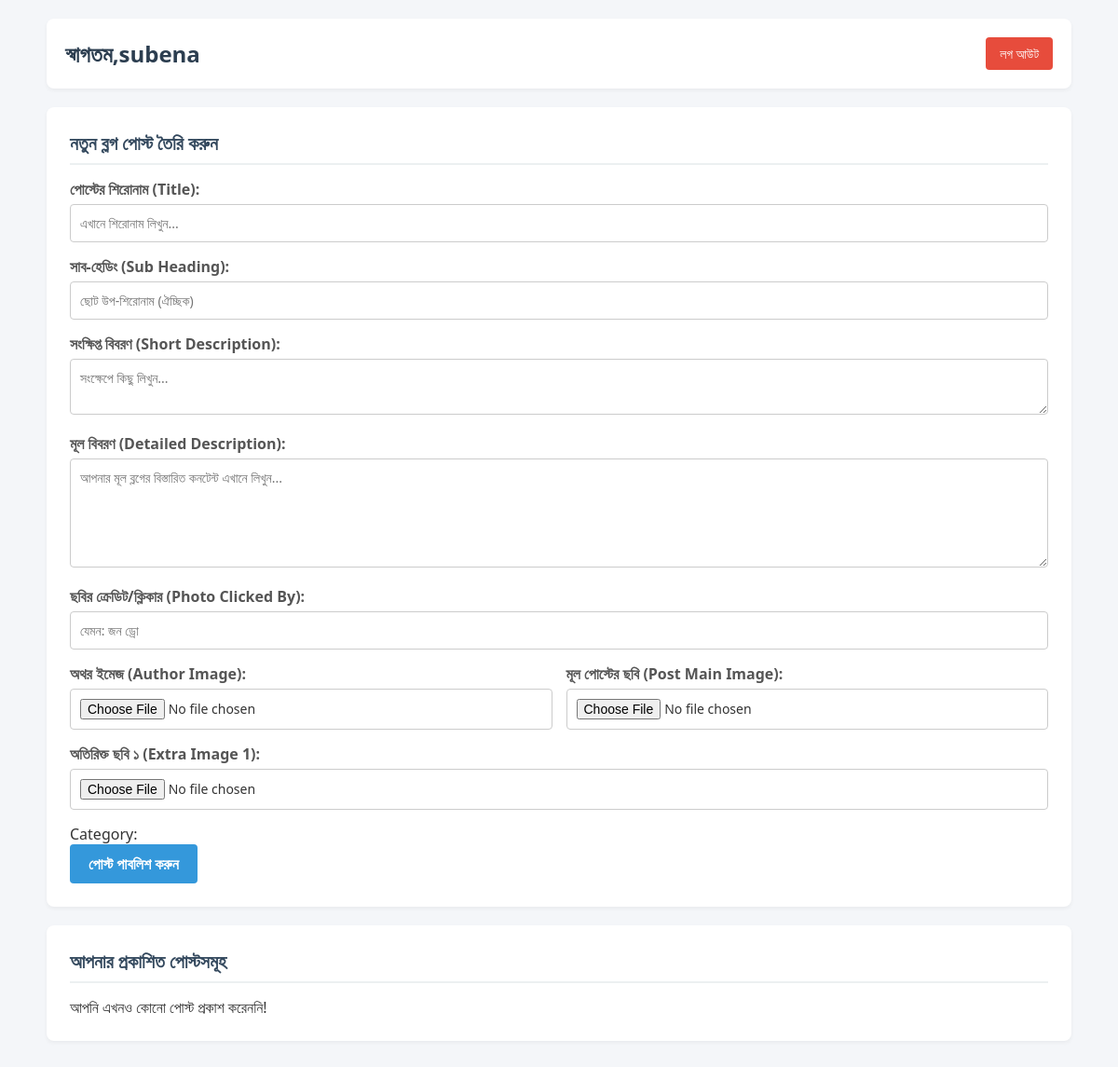
Before: /dashboard/ (signed in) with the older database file.
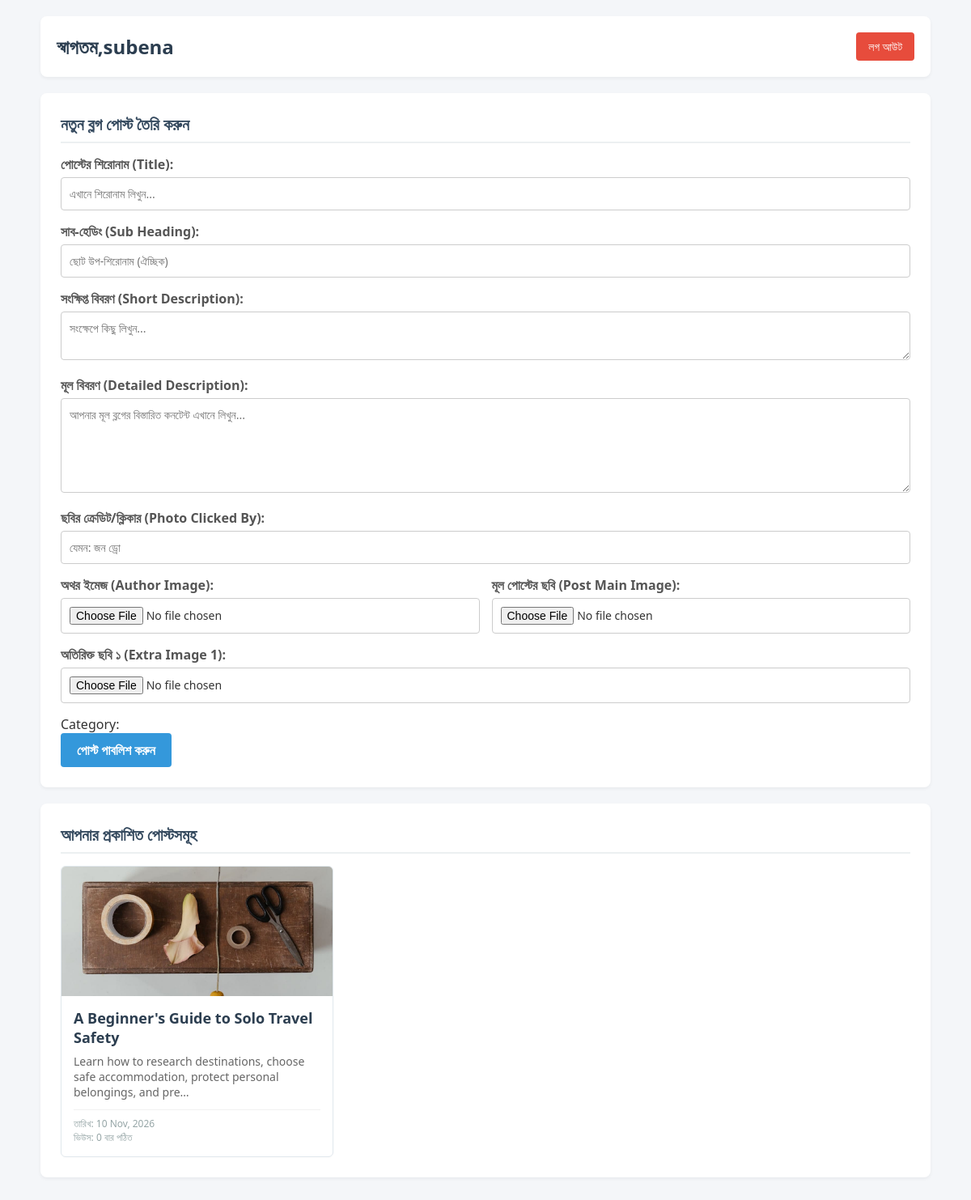
After: the same page with the newer database file.
### blog/models.py (models this page shows, shortened)
class Post(models.Model):
    title = models.CharField(max_length=300)
    author = models.ForeignKey(User, on_delete=models.CASCADE, related_name='posts')
    author_image = models.ImageField(
        upload_to='author_pics/', blank=True, null=True
    )
    short_description = models.TextField(max_length=500)
    highlight_description = models.TextField(blank=True, null=True)
    sub_heading = models.CharField(max_length=200, blank=True, null=True)
    detailed_description = models.TextField()
    post_image = models.ImageField(upload_to='posts/')
    photo_click_by = models.CharField(max_length=100, blank=True, null=True)
    thumbil_photo = models.ImageField(upload_to='news/', blank=True, null=True)
    created_at = models.DateTimeField(auto_now_add=True)
    updated_at = models.DateTimeField(auto_now=True)
    views_count = models.IntegerField(default=0)
    category = models.ForeignKey(
        category, on_delete=models.SET_NULL, null=True, blank=True
    )
    sub_category = models.ForeignKey(
        SubCategory, on_delete=models.SET_NULL, null=True, blank=True
    )
    tags = models.ManyToManyField(Tag, blank=True)
    likes = models.ManyToManyField(User, related_name='liked_posts', blank=True)
    rating = models.FloatField(default=0.0)

### blog/views.py (the view, shortened to what this page needs)
# urls.py: path('dashboard/',views.dashboard_view,name='dashboard_url_view'),
@login_required(login_url='login_url_view')
def dashboard_view(request):
    user_posts = Post.objects.filter(author=request.user)
    context ={
        'Current_User': request.user,
        'posts': user_posts,
    }
    return render(request,'dashboard.html',context)

### templates/dashboard.html (shortened to what this page needs)
<!DOCTYPE html>
<html lang="en">
<head>
</head>
<body>
    <div class="container">
        <header>
            <h1>স্বাগতম,{{ user.username}}</h1>
            <a href="#" class="logout-btn">লগ আউট</a>
        </header>
        <div class="card">
            <h2>নতুন ব্লগ পোস্ট তৈরি করুন</h2>
            <form method="POST" enctype="multipart/form-data">
                <div class="form-group">
                    <label>পোস্টের শিরোনাম (Title):</label>
                    <input type="text" name="title" class="form-control" placeholder="এখানে শিরোনাম লিখুন...">
                </div>
                <div class="form-group">
                    <label>সাব-হেডিং (Sub Heading):</label>
                    <input type="text" name="sub_heading" class="form-control" placeholder="ছোট উপ-শিরোনাম (ঐচ্ছিক)">
                </div>
                <div class="form-group">
                    <label>সংক্ষিপ্ত বিবরণ (Short Description):</label>
                    <textarea class="form-control" name="short_description" rows="2" placeholder="সংক্ষেপে কিছু লিখুন..."></textarea>
                </div>
                <div class="form-group">
                    <label>মূল বিবরণ (Detailed Description):</label>
                    <textarea class="form-control" name="detailed_description" rows="5" placeholder="আপনার মূল ব্লগের বিস্তারিত কনটেন্ট এখানে লিখুন..."></textarea>
                </div>
                <div class="form-group">
                    <label>ছবির ক্রেডিট/ক্লিকার (Photo Clicked By):</label>
                    <input type="text" name="photo_click_by" class="form-control" placeholder="যেমন: জন ড্রো">
                </div>
                <div style="display: flex; gap: 15px; flex-wrap: wrap;">
                    <div class="form-group" style="flex: 1; min-width: 200px;">
                        <label>অথর ইমেজ (Author Image):</label>
                        <input type="file" name="author_image" class="form-control">
                    </div>
                    <div class="form-group" style="flex: 1; min-width: 200px;">
                        <label>মূল পোস্টের ছবি (Post Main Image):</label>
                        <input type="file" name="post_image" class="form-control">
                    </div>
                </div>
                <div style="display: flex; gap: 15px; flex-wrap: wrap;">
                    <div class="form-group" style="flex: 1; min-width: 150px;">
                        <label>অতিরিক্ত ছবি ১ (Extra Image 1):</label>
                        <input type="file" name="thumbil_photo" class="form-control">
                    </div>
                </div>
                <div>Category: </div>
                <button type="submit" class="btn-submit">পোস্ট পাবলিশ করুন</button>
            </form>
        </div>
        <div class="card">
            <h2>আপনার প্রকাশিত পোস্টসমূহ</h2>
            <div class="post-grid">
                    {% for post in posts %}
                    <div class="post-item">
                        {% if post.post_image %}
                            <img src="{{ post.post_image.url }}" alt="Post Image">
                        {% endif %}
                        <div class="post-content">
                            <div>
                                <h4>{{ post.title }}</h4>
                                <p>{{ post.short_description|truncatechars:100 }}</p>
                            </div>
                            <div class="post-meta">
                                তারিখ: {{ post.created_at|date:"d M, Y" }} <br>
                                ভিউস: {{ post.views_count }} বার পঠিত
                            </div>
                        </div>
                    </div>
                {% empty %}
                    <p class="no-post">আপনি এখনও কোনো পোস্ট প্রকাশ করেননি!</p>
                {% endfor %}
            </div>
        </div>
    </div>
</body>
</html>

### templates/dashboard.html (style rules this page uses)
* { margin: 0; padding: 0; box-sizing: border-box; font-family: 'Segoe UI', Tahoma, Geneva, Verdana, sans-serif; }
body { background-color: #f4f6f9; color: #333; padding: 20px; }
.container { max-width: 1100px; margin: 0 auto; }
header { background: #fff; padding: 20px; border-radius: 8px; box-shadow: 0 2px 4px rgba(0,0,0,0.05); display: flex; justify-content: space-between; align-items: center; margin-bottom: 20px; }
header h1 { color: #2c3e50; font-size: 24px; }
.logout-btn { background: #e74c3c; color: white; padding: 8px 15px; border-radius: 4px; text-decoration: none; font-size: 14px; transition: 0.3s; }
.card { background: #fff; padding: 25px; border-radius: 8px; box-shadow: 0 2px 4px rgba(0,0,0,0.05); margin-bottom: 20px; }
.card h2 { margin-bottom: 15px; font-size: 20px; color: #34495e; border-bottom: 2px solid #ecf0f1; padding-bottom: 8px; }
.form-group { margin-bottom: 15px; }
.form-group label { display: block; margin-bottom: 5px; font-weight: 600; color: #555; }
.form-control { width: 100%; padding: 10px; border: 1px solid #ccc; border-radius: 4px; font-size: 14px; }
textarea.form-control { resize: vertical; }
.btn-submit { background: #3498db; color: white; padding: 10px 20px; border: none; border-radius: 4px; cursor: pointer; font-size: 16px; font-weight: 600; transition: 0.3s; }
.post-grid { display: grid; grid-template-columns: repeat(auto-fill, minmax(300px, 1fr)); gap: 20px; }
.post-item { background: #fff; border: 1px solid #e1e8ed; border-radius: 6px; overflow: hidden; box-shadow: 0 1px 3px rgba(0,0,0,0.02); display: flex; flex-direction: column; }
.post-item img { width: 100%; height: 160px; object-fit: cover; }
.post-content { padding: 15px; flex-grow: 1; display: flex; flex-direction: column; justify-content: space-between; }
.post-content h4 { font-size: 18px; color: #2c3e50; margin-bottom: 8px; }
.post-content p { font-size: 14px; color: #666; margin-bottom: 12px; }
.post-meta { font-size: 12px; color: #95a5a6; border-top: 1px solid #f1f1f1; padding-top: 8px; }

Changed rows visible on the page:
added Post: post_image (picture), title "A Beginner's Guide to Solo Travel Safety", short_description "Learn how to research destinations, choose safe accommodation, protect personal belongings, and pre…", created_at "10 Nov, 2026", views_count "0"
Other visible differences:
text no longer shown: "আপনি এখনও কোনো পোস্ট প্রকাশ করেননি!"
